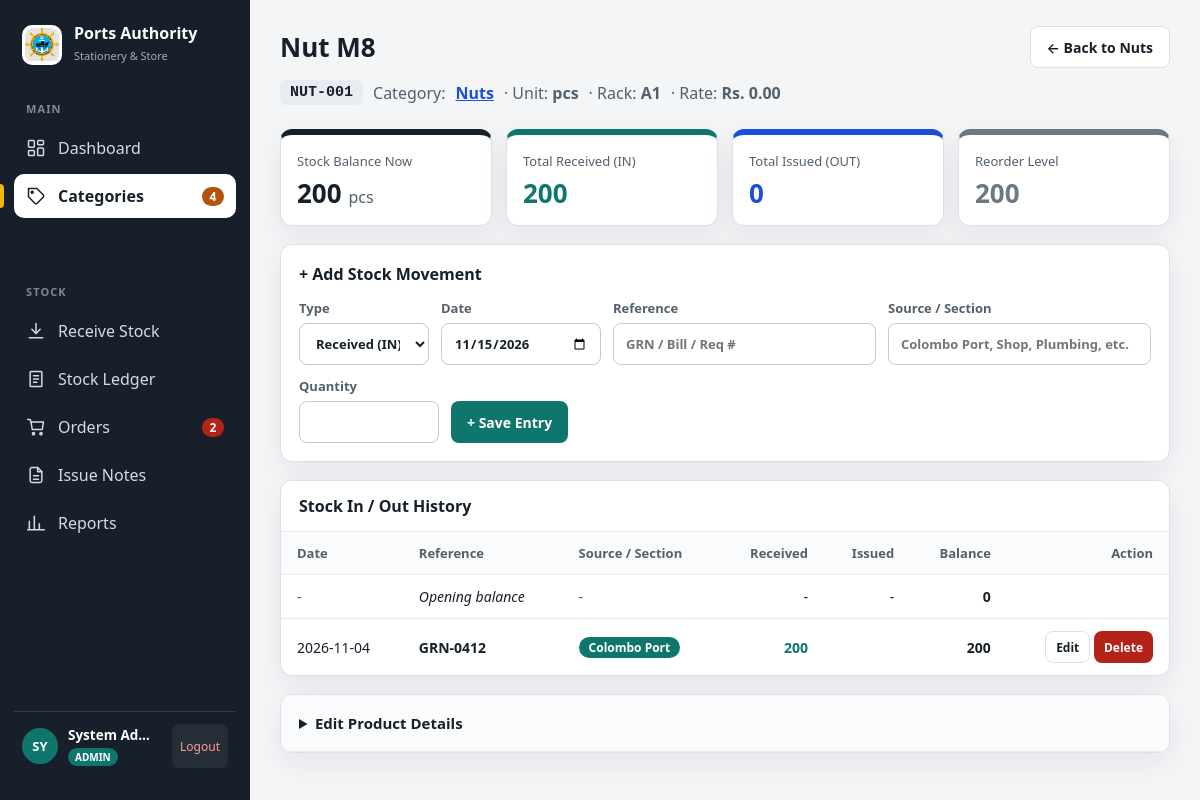
Page /app/item.php?id=1 (signed in) on the committed database.
### tables this page shows
CREATE TABLE IF NOT EXISTS items (
    id INT AUTO_INCREMENT PRIMARY KEY,
    code VARCHAR(30) NOT NULL UNIQUE,
    name VARCHAR(150) NOT NULL,
    category_id INT NOT NULL,
    unit VARCHAR(20) NOT NULL,
    rack_no VARCHAR(50) DEFAULT NULL,
    rate DECIMAL(10,2) NOT NULL DEFAULT 0.00,
    reorder_level INT NOT NULL DEFAULT 10,
    created_at TIMESTAMP DEFAULT CURRENT_TIMESTAMP,
    CONSTRAINT fk_items_category FOREIGN KEY (category_id) REFERENCES categories(id) ON DELETE CASCADE
);

CREATE TABLE IF NOT EXISTS categories (
    id INT AUTO_INCREMENT PRIMARY KEY,
    name VARCHAR(100) NOT NULL UNIQUE,
    code VARCHAR(10) NOT NULL UNIQUE,
    description VARCHAR(255) DEFAULT NULL,
    unit VARCHAR(20) NOT NULL DEFAULT 'pcs',
    default_reorder INT NOT NULL DEFAULT 10,
    color VARCHAR(20) DEFAULT '#0F766E'
);

CREATE TABLE IF NOT EXISTS stock_entries (
    id INT AUTO_INCREMENT PRIMARY KEY,
    item_id INT NOT NULL,
    entry_date DATE NOT NULL,
    reference VARCHAR(100) NOT NULL,
    entry_type ENUM('IN', 'OUT') NOT NULL,
    source VARCHAR(100) NOT NULL,
    quantity DECIMAL(10,2) NOT NULL DEFAULT 0,
    created_at TIMESTAMP DEFAULT CURRENT_TIMESTAMP,
    CONSTRAINT fk_entries_item FOREIGN KEY (item_id) REFERENCES items(id) ON DELETE CASCADE
);

### app/helpers.php (called while the page is built, shortened)
<?php
function db() {
    static $pdo = null;
    if ($pdo === null) {
        $dsn = 'mysql:host=' . DB_HOST . ';dbname=' . DB_NAME . ';charset=utf8mb4';
        $pdo = new PDO($dsn, DB_USER, DB_PASS, [
            PDO::ATTR_ERRMODE => PDO::ERRMODE_EXCEPTION,
            PDO::ATTR_DEFAULT_FETCH_MODE => PDO::FETCH_ASSOC,
            PDO::ATTR_EMULATE_PREPARES => false,
        ]);
    }
    return $pdo;
}
try {
    $pdo = db();
} catch (Throwable $e) {
    $pdo = null;
}
function q($sql, $params = []) {
    global $pdo;
    $stmt = $pdo->prepare($sql);
    $stmt->execute($params);
    return $stmt;
}
function e($value) {
    return htmlspecialchars((string) ($value ?? ''), ENT_QUOTES, 'UTF-8');
}
function n($value) {
    return number_format((float) $value, 2);
}
function qty($value) {
    $num = (float) $value;
    if (floor($num) == $num) {
        return number_format($num, 0);
    }
    return number_format($num, 2);
}

### app/item.php (the view, shortened to what this page needs)
<?php
require_once __DIR__ . '/layout.php';
$id = (int)($_GET['id'] ?? 0);
$it = q("SELECT i.*, c.name AS cat, c.code AS cat_code
         FROM items i
         JOIN categories c ON c.id = i.category_id
         WHERE i.id = ?", [$id])->fetch();
$editEntry = isset($_GET['edit']) ? q("SELECT * FROM stock_entries WHERE id = ? AND item_id = ?", [(int)$_GET['edit'], $id])->fetch() : null;
$entries = q("SELECT * FROM stock_entries WHERE item_id = ? ORDER BY entry_date ASC, id ASC", [$id])->fetchAll();
$totalIn = 0;
$totalOut = 0;
foreach ($entries as $x) {
    if ($x['entry_type'] === 'IN') {
        $totalIn += (float)$x['quantity'];
    } else {
        $totalOut += (float)$x['quantity'];
    }
}
$currentBalance = $totalIn - $totalOut;
$extraHdr = '<a class="btn o" href="inventory.php?cat=' . urlencode($it['cat']) . '">&larr; Back to ' . e($it['cat']) . '</a>';
top($it['name'], 'categories.php', $extraHdr);
?>
<div style="margin-top:-6px;display:flex;align-items:center;gap:10px;flex-wrap:wrap">
  <span class="code" style="font-size:15px;padding:4px 10px"><?= e($it['code']) ?></span>
  <span style="color:var(--mut)">Category:</span>
  <a href="inventory.php?cat=<?= urlencode($it['cat']) ?>" style="color:var(--blue);font-weight:600"><b><?= e($it['cat']) ?></b></a>
  <span style="color:var(--mut)">&middot; Unit: <b><?= e($it['unit']) ?></b></span>
  <span style="color:var(--mut)">&middot; Rack: <b><?= e($it['rack_no'] ?? '-') ?></b></span>
  <span style="color:var(--mut)">&middot; Rate: <b>Rs. <?= n($it['rate'] ?? 0.00) ?></b></span>
</div>
<div class="stats" style="margin-top:6px">
  <div class="stat" style="--c:#17202A">
    <small>Stock Balance Now</small>
    <div><?= qty($currentBalance) ?> <span style="font-size:16px;font-weight:400;color:var(--mut)"><?= e($it['unit']) ?></span></div>
  </div>
  <div class="stat" style="--c:#0F766E">
    <small>Total Received (IN)</small>
    <div><?= qty($totalIn) ?></div>
  </div>
  <div class="stat" style="--c:#1D4ED8">
    <small>Total Issued (OUT)</small>
    <div><?= qty($totalOut) ?></div>
  </div>
  <div class="stat" style="--c:#6B7785">
    <small>Reorder Level</small>
    <div><?= qty($it['reorder_level']) ?></div>
  </div>
</div>
<div class="box pad">
  <h2 style="padding:0 0 14px 0;margin:0;border-bottom:0"><?= $editEntry ? 'Update Transaction Entry' : '+ Add Stock Movement' ?></h2>
  <form method="post">
    <div class="row">
      <label style="width:130px">
        Type
        <select name="type">
          <option value="IN" <?= ($editEntry['entry_type'] ?? '') === 'IN' ? 'selected' : '' ?>>Received (IN)</option>
        </select>
      </label>
      <label style="width:160px">
        Date
        <input name="date" type="date" required value="<?= e($editEntry['entry_date'] ?? date('Y-m-d')) ?>">
      </label>
      <label style="flex:1;min-width:180px">
        Reference
        <input name="ref" required placeholder="GRN / Bill / Req #" value="<?= e($editEntry['reference'] ?? '') ?>">
      </label>
      <label style="flex:1;min-width:220px">
        Source / Section
        <input name="src" required placeholder="Colombo Port, Shop, Plumbing, etc." value="<?= e($editEntry['source'] ?? '') ?>">
      </label>
      <label style="width:140px">
        Quantity
        <input name="qty" type="number" step="any" min="0.01" required value="<?= e($editEntry ? qty($editEntry['quantity']) : '') ?>">
      </label>
      <div style="align-self:flex-end">
        <button class="btn g"><?= $editEntry ? 'Update Entry' : '+ Save Entry' ?></button>
      </div>
    </div>
  </form>
</div>
<div class="box">
  <h2>Stock In / Out History</h2>
  <table>
    <thead>
      <tr>
        <th>Date</th>
        <th>Reference</th>
        <th>Source / Section</th>
        <th class="r">Received</th>
        <th class="r">Issued</th>
        <th class="r">Balance</th>
        <th class="r">Action</th>
      </tr>
    </thead>
    <tbody>
      <tr>
        <td style="color:var(--mut)">-</td>
        <td><i>Opening balance</i></td>
        <td style="color:var(--mut)">-</td>
        <td class="r">-</td>
        <td class="r">-</td>
        <td class="r"><b>0</b></td>
        <td></td>
      </tr>
      <?php
      $runningBal = 0;
      foreach ($entries as $x):
          $isRecv = ($x['entry_type'] === 'IN');
          $runningBal += $isRecv ? (float)$x['quantity'] : -(float)$x['quantity'];
          $pillBg = $isRecv ? '#0F766E' : '#1D4ED8';
      ?>
        <tr>
          <td><?= e($x['entry_date']) ?></td>
          <td><b><?= e($x['reference']) ?></b></td>
          <td><span class="pill" style="background:<?= $pillBg ?>"><?= e($x['source']) ?></span></td>
          <td class="r" style="color:#0F766E;font-weight:700"><?= $isRecv ? qty($x['quantity']) : '' ?></td>
          <td class="r" style="color:#1D4ED8;font-weight:700"><?= !$isRecv ? qty($x['quantity']) : '' ?></td>
          <td class="r"><b><?= qty($runningBal) ?></b></td>
          <td class="r" style="white-space:nowrap">
            <a class="btn s o" href="?id=<?= $id ?>&edit=<?= $x['id'] ?>">Edit</a>
            <form method="post" style="display:inline" onsubmit="return confirm('Delete this transaction entry?')">
              <button class="btn s d">Delete</button>
            </form>
          </td>
        </tr>
      <?php endforeach; ?>
    </tbody>
  </table>
</div>
<details class="box">
  <summary class="pad" style="cursor:pointer;font-weight:700;font-size:15px;background:#FAFBFC;border-bottom:1px solid #E8EBEF">
    Edit Product Details
  </summary>
</details>
<?php
bottom();

### app/layout.php (shortened to what this page needs)
<?php
require_once __DIR__ . '/helpers.php';
if (!function_exists('top')) {
function top($title, $active = '', $extraHeader = '') {
    $userName = $_SESSION['user_name'] ?? 'Admin';
    $userRole = $_SESSION['role'] ?? 'user';
    $catBadge = 0;
    $ordBadge = 0;
    $pendingUsers = 0;
    $isAdmin = ($userRole === 'admin');
    $isStockKeeper = ($userRole === 'stock_keeper');
    try {
        $catBadge = (int)q("SELECT COUNT(*) FROM categories")->fetchColumn();
        $ordBadge = (int)q("SELECT COUNT(*) FROM orders WHERE type='red' AND status='To buy'")->fetchColumn();
        if ($isAdmin) {
            $pendingUsers = (int)q("SELECT COUNT(*) FROM users WHERE status = 'pending'")->fetchColumn();
        }
    } catch (Throwable $e) {}
    $navMain = [
        'dashboard.php' => ['label' => 'Dashboard', 'icon' => '<svg viewBox="0 0 24 24"><rect x="3" y="3" width="7" height="8" rx="1"/><rect x="14" y="3" width="7" height="5" rx="1"/><rect x="14" y="12" width="7" height="9" rx="1"/><rect x="3" y="15" width="7" height="6" rx="1"/></svg>'],
        'categories.php' => ['label' => 'Categories', 'badge' => $catBadge, 'badge_color' => '#B45309', 'icon' => '<svg viewBox="0 0 24 24"><path d="M20.6 13.4l-7.2 7.2a2 2 0 0 1-2.8 0L3 13V3h10l7.6 7.6a2 2 0 0 1 0 2.8z"/><circle cx="7.5" cy="7.5" r="1.2"/></svg>']
    ];
    if ($isAdmin) {
        $navMain['users.php'] = [
            'label' => 'User Approvals',
            'badge' => $pendingUsers,
            'badge_color' => '#B45309',
            'icon' => '<svg viewBox="0 0 24 24"><path d="M17 21v-2a4 4 0 0 0-4-4H5a4 4 0 0 0-4 4v2"/><circle cx="9" cy="7" r="4"/><path d="M23 21v-2a4 4 0 0 0-3-3.87"/><path d="M16 3.13a4 4 0 0 1 0 7.75"/></svg>'
        ];
    }
    $navStock = [
        'receive_stock.php' => ['label' => 'Receive Stock', 'icon' => '<svg viewBox="0 0 24 24"><path d="M12 3v12"/><path d="M7 10l5 5 5-5"/><path d="M4 20h16"/></svg>'],
        'ledger.php' => ['label' => 'Stock Ledger', 'icon' => '<svg viewBox="0 0 24 24"><path d="M6 3h12a1 1 0 0 1 1 1v16a1 1 0 0 1-1 1H6a1 1 0 0 1-1-1V4a1 1 0 0 1 1-1z"/><path d="M9 8h6M9 12h6M9 16h4"/></svg>'],
        'orders.php' => ['label' => 'Orders', 'badge' => $ordBadge, 'badge_color' => '#B42318', 'icon' => '<svg viewBox="0 0 24 24"><path d="M6 6h15l-1.5 9h-12z"/><path d="M6 6L5 3H2"/><circle cx="9" cy="20" r="1.3"/><circle cx="18" cy="20" r="1.3"/></svg>'],
        'issue_notes.php' => ['label' => 'Issue Notes', 'icon' => '<svg viewBox="0 0 24 24"><path d="M14 3H7a2 2 0 0 0-2 2v14a2 2 0 0 0 2 2h10a2 2 0 0 0 2-2V8z"/><path d="M14 3v5h5M9 13h6M9 17h6"/></svg>'],
        'reports.php' => ['label' => 'Reports', 'icon' => '<svg viewBox="0 0 24 24"><path d="M4 20V10M10 20V4M16 20v-7M22 20H2"/></svg>']
    ];
    ?>
<!doctype html>
<html lang="en">
<head>
  <link rel="stylesheet" href="app.css">
</head>
<body>
<div class="app">
  <nav aria-label="Main Navigation">
    <div class="brand">
      <div class="logo" style="background:#fff;padding:2px;overflow:hidden;border:1px solid rgba(255,255,255,0.2)">
        <img src="logo.png" alt="SLPA" style="width:100%;height:100%;object-fit:contain;border-radius:8px">
      </div>
      <div>
        <b style="font-size:16px">Ports Authority</b>
        <small style="font-size:11px;color:#A0AEC0">Stationery & Store</small>
      </div>
    </div>
    <div class="sec">MAIN</div>
    <?php foreach ($navMain as $url => $item): ?>
      <a href="<?= $url ?>" class="<?= $url === $active ? 'on' : '' ?>">
        <?= $item['icon'] ?>
        <span class="lbl"><?= $item['label'] ?></span>
        <?php if (!empty($item['badge'])): ?>
          <span class="badge" style="background:<?= $item['badge_color'] ?? '#0F766E' ?>"><?= $item['badge'] ?></span>
        <?php endif; ?>
      </a>
    <?php endforeach; ?>
    <div class="sec">STOCK</div>
    <?php foreach ($navStock as $url => $item): ?>
      <a href="<?= $url ?>" class="<?= $url === $active ? 'on' : '' ?>">
        <?= $item['icon'] ?>
        <span class="lbl"><?= $item['label'] ?></span>
        <?php if (!empty($item['badge'])): ?>
          <span class="badge" style="background:<?= $item['badge_color'] ?? '#0F766E' ?>"><?= $item['badge'] ?></span>
        <?php endif; ?>
      </a>
    <?php endforeach; ?>
    <div class="user">
      <div class="av"><?= strtoupper(substr($userName, 0, 2)) ?></div>
      <div style="flex:1;min-width:0;overflow:hidden">
        <b style="font-size:13.5px;white-space:nowrap;overflow:hidden;text-overflow:ellipsis;display:block"><?= e($userName) ?></b>
        <span class="pill" style="font-size:10px;padding:2px 7px;background:<?= $isAdmin ? '#0F766E' : ($isStockKeeper ? '#B45309' : '#4B5563') ?>">
          <?= strtoupper(str_replace('_', ' ', $userRole)) ?>
        </span>
      </div>
      <a class="logout-btn" href="logout.php" title="Sign out">Logout</a>
    </div>
  </nav>
  <main>
    <div class="top">
      <h1><?= e($title) ?></h1>
      <?= $extraHeader ?>
    </div>
<?php
}
}
if (!function_exists('bottom')) {
function bottom() {
    echo "\n  </main>\n</div>\n</body>\n</html>";
}
}

### rows in the picture
items: name "Nut M8", category.name "Nuts", code "NUT-001", unit "pcs", rack_no "A1", rate "0.00", reorder_level "200"
stock_entries: entry_date "2026-11-04", reference "GRN-0412", source "Colombo Port", quantity "200", runningBal "200"

### other values in the picture
$item['label'] "Dashboard"
$item['label'] "Categories"
$item['badge'] "4"
$item['label'] "Receive Stock"
$item['label'] "Stock Ledger"
$item['label'] "Orders"
$item['badge'] "2"
$item['label'] "Issue Notes"
$item['label'] "Reports"
substr($userName, 0, 2) "SY"
$userName "System Ad…"
str_replace('_', ' ', $userRole) "ADMIN"
qty($currentBalance) "200"
qty($totalIn) "200"
qty($totalOut) "0"
